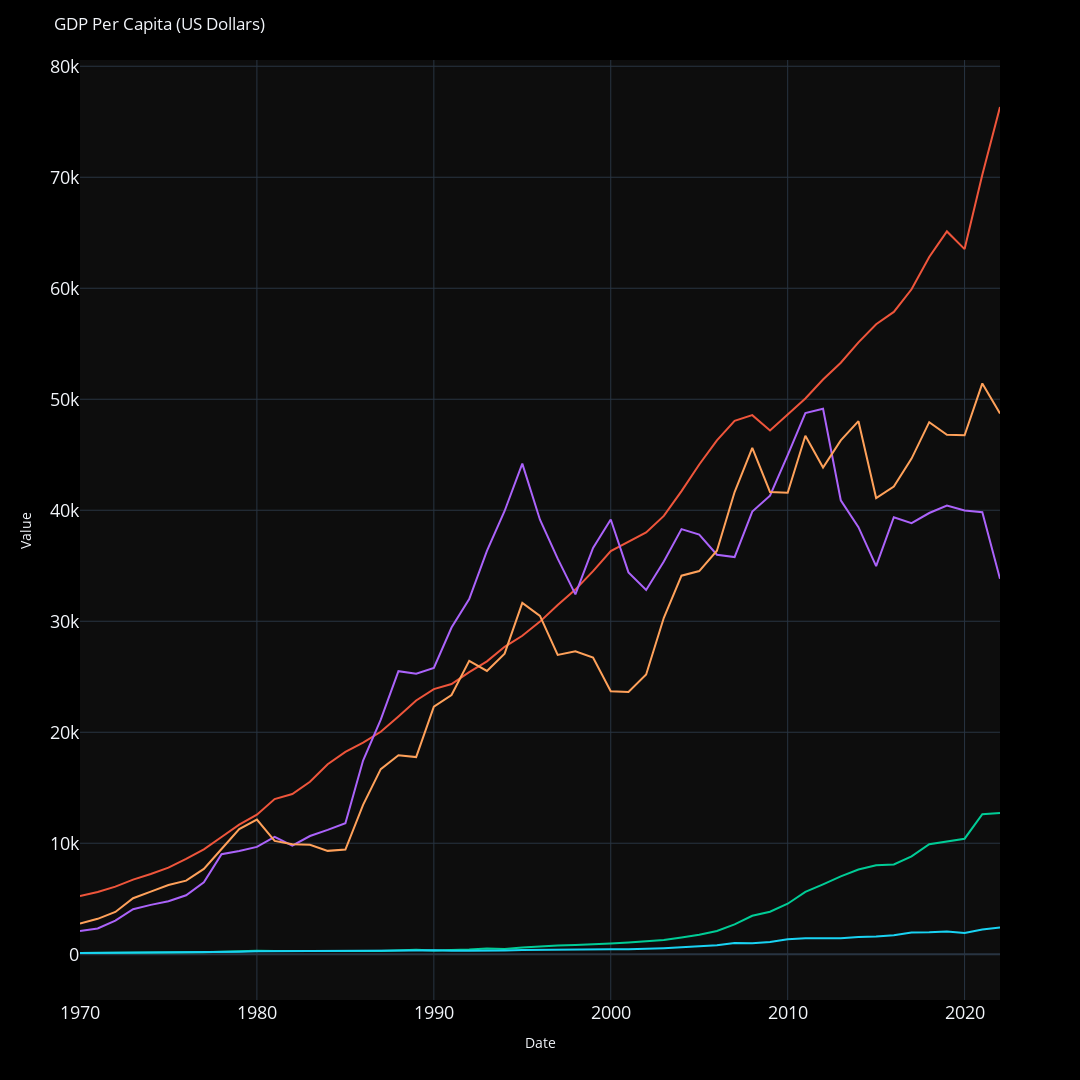

The cell this chart's notebook holds for it:
### Code cell
import plotly.express as px

# Create a Plotly figure
fig = px.line()
fig.update_layout(
    template='plotly_dark',  # Dark theme
    height=1080,  # Larger height
    width=1080,
    title_font=dict(size=48),  # Larger title font size
    xaxis=dict(tickfont=dict(size=18)),  # Larger x-axis tick font size
    yaxis=dict(tickfont=dict(size=18))  # Larger y-axis tick font size
)

# Plotting data for each country
for country in merged_df.columns:
    fig.add_scatter(x=merged_df.index, y=merged_df[country], mode='lines', name=country, showlegend=False)

# Sort the Y-axis in ascending order
fig.update_layout(yaxis=dict(type='linear'))

background_color = 'black'  # Light gray

# Adding labels and title
fig.update_layout(
    title='GDP Per Capita (US Dollars)',
    xaxis_title='Date',
    yaxis_title='Value',
    plot_bgcolor='rgba(255,255,255,0.05)',  # Set the plot background color
    paper_bgcolor='black' # Set the paper background color
)

# Show the interactive plot
fig.show()
